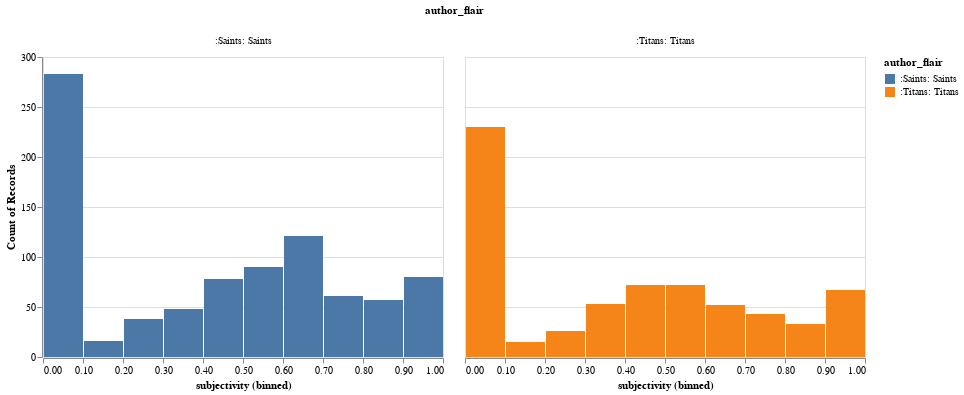

The notebook cell saved with this chart:
### Code cell
alt.Chart(data=primary_fans_df).mark_bar().encode(
    alt.X("subjectivity:Q", bin=True),
    y='count()',
    color='author_flair',
    column='author_flair'
)

### Figure 1 — Vega-Lite specification as saved in the notebook (floating-point values rounded to 4 significant figures; data arrays with more than 128 entries replaced by an {"elided": "..."} marker saying what was removed)
{"config": {"view": {"continuousWidth": 400, "continuousHeight": 300}}, "data": {"name": "data-94df349aae92a7e9eb1bb7b05082ccde"}, "mark": "bar", "encoding": {"color": {"field": "author_flair", "type": "nominal"}, "column": {"field": "author_flair", "type": "nominal"}, "x": {"bin": true, "field": "subjectivity", "type": "quantitative"}, "y": {"aggregate": "count", "type": "quantitative"}}, "$schema": "https://vega.github.io/schema/vega-lite/v4.17.0.json", "datasets": {"data-94df349aae92a7e9eb1bb7b05082ccde": {"elided": "1535 records"}}}
